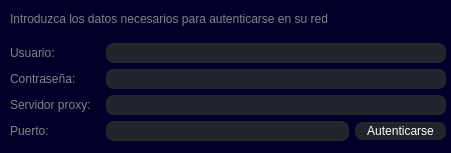
<?xml version="1.0" encoding="UTF-8"?>
<ui version="4.0">
 <class>sesion</class>
 <widget class="QDialog" name="sesion">
  <property name="enabled">
   <bool>true</bool>
  </property>
  <property name="geometry">
   <rect>
    <x>0</x>
    <y>0</y>
    <width>451</width>
    <height>153</height>
   </rect>
  </property>
  <property name="minimumSize">
   <size>
    <width>451</width>
    <height>153</height>
   </size>
  </property>
  <property name="maximumSize">
   <size>
    <width>451</width>
    <height>153</height>
   </size>
  </property>
  <property name="windowTitle">
   <string>Iniciar sesión en la red</string>
  </property>
  <property name="styleSheet">
   <string notr="true">QDialog {
	border-radius: 30px;
	background-color: rgb(0, 0, 43)

}

QLineEdit {
	border: 2px solid rgb(37,39,48);
	border-radius: 8px;
	color: #FFF;
	padding-left: 10px;
	padding-right: 10px;
	background-color: rgb(34,36,44);
}

QLineEdit:hover {
	border: 2px solid rgb(48,50,62);
}

QLineEdit:focus {
	border: 2px solid rgb(85,170,255);
	background-color: rgb(43,45,56);
}

QLabel {
	color:rgb(132, 132, 132)
}

QPushButton {
	border: 2px solid rgb(37,39,48);
	border-radius: 8px;
	color: #FFF;
	padding-left: 10px;
	padding-right: 10px;
	background-color: rgb(34,36,44);
}</string>
  </property>
  <widget class="QWidget" name="layoutWidget">
   <property name="geometry">
    <rect>
     <x>10</x>
     <y>0</y>
     <width>436</width>
     <height>141</height>
    </rect>
   </property>
   <layout class="QGridLayout" name="gridLayout">
    <item row="0" column="0" colspan="4">
     <widget class="QLabel" name="label_5">
      <property name="text">
       <string>Introduzca los datos necesarios para autenticarse en su red</string>
      </property>
     </widget>
    </item>
    <item row="3" column="0" colspan="2">
     <widget class="QLabel" name="label">
      <property name="text">
       <string>Servidor proxy: </string>
      </property>
     </widget>
    </item>
    <item row="4" column="0" colspan="2">
     <widget class="QLabel" name="label_2">
      <property name="minimumSize">
       <size>
        <width>90</width>
        <height>0</height>
       </size>
      </property>
      <property name="layoutDirection">
       <enum>Qt::RightToLeft</enum>
      </property>
      <property name="autoFillBackground">
       <bool>false</bool>
      </property>
      <property name="styleSheet">
       <string notr="true">QLabel {	
	color:rgb(132, 132, 132);
	background-color: rgb(0, 0, 43)}</string>
      </property>
      <property name="text">
       <string>Puerto: </string>
      </property>
     </widget>
    </item>
    <item row="4" column="2">
     <widget class="QLineEdit" name="portLine"/>
    </item>
    <item row="4" column="3">
     <widget class="QPushButton" name="login">
      <property name="text">
       <string>Autenticarse</string>
      </property>
     </widget>
    </item>
    <item row="2" column="2" colspan="2">
     <widget class="QLineEdit" name="passwordLine">
      <property name="toolTip">
       <string notr="true"/>
      </property>
      <property name="echoMode">
       <enum>QLineEdit::Password</enum>
      </property>
     </widget>
    </item>
    <item row="2" column="0" colspan="2">
     <widget class="QLabel" name="label_4">
      <property name="styleSheet">
       <string notr="true"/>
      </property>
      <property name="text">
       <string>Contraseña: </string>
      </property>
     </widget>
    </item>
    <item row="1" column="2" colspan="2">
     <widget class="QLineEdit" name="userLine"/>
    </item>
    <item row="1" column="0" colspan="2">
     <widget class="QLabel" name="label_3">
      <property name="text">
       <string>Usuario: </string>
      </property>
     </widget>
    </item>
    <item row="3" column="2" colspan="2">
     <widget class="QLineEdit" name="proxyLine"/>
    </item>
   </layout>
  </widget>
 </widget>
 <resources/>
 <connections/>
</ui>
